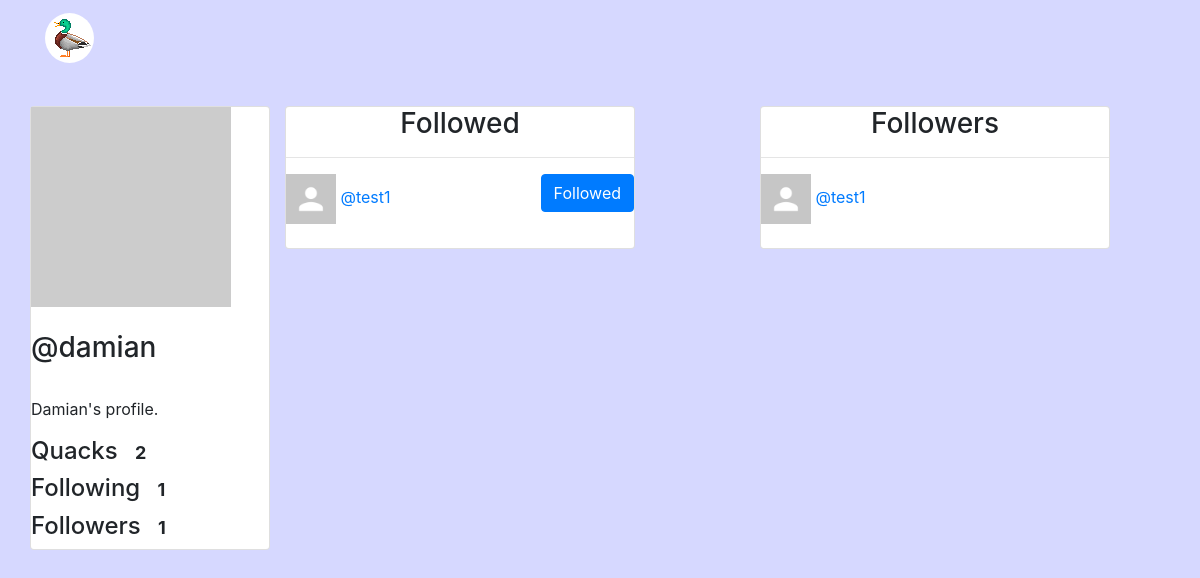
The page /follows/ (signed in) on the database its author committed.
### application/models.py (models this page shows)
class Profile(models.Model):
	user = models.OneToOneField(User, on_delete=models.CASCADE)
	image_link = models.CharField(max_length=100, blank=True, null=True, verbose_name="image_link")
	description = models.CharField(max_length=1000, blank=True, null=True, verbose_name="description")

class Follow(models.Model):
    follower = models.ForeignKey(User, on_delete=models.CASCADE, related_name='follower')
    followed = models.ForeignKey(User, on_delete=models.CASCADE, related_name='followed')

### application/views/profiles.py (the view)
# urls.py: path('follows/', views.follows, name='follows'),
@login_required(login_url='/login/')
def follows(request):
	if request.method == "POST":
		follow_to_delete = Follow.objects.get(pk=request.POST['id'])
		follow_to_delete.delete()
	context = get_user_context(request.user)
	followed_list = Follow.objects.filter(follower=request.user)
	follower_list = Follow.objects.filter(followed=request.user)
	followed_imgs = []
	follower_imgs = []
	for item in followed_list:
		followed_imgs.append({
			'profile': item,
			'link': Profile.objects.get(user=item.followed).image_link
		})
	for item in follower_list:
		follower_imgs.append({
			'profile': item,
			'link': Profile.objects.get(user=item.follower).image_link
		})
		print(Profile.objects.get(user=item.follower).image_link)
	context.update({
		'followed_imgs': followed_imgs,
		'follower_imgs': follower_imgs,
		'myprofile': Profile.objects.get(user=request.user)
	})
	return render(request, 'profiles/follows.html', context)

### application/views/profiles.py (called while the page is built)
def get_user_context(user):
	quacks = sorted(Quack.objects.filter(quacker=user), key=lambda quack: quack.created_at, reverse=True)
	return {
		'profile': user,
		'quacks': len(quacks),
		'following': len(Follow.objects.filter(follower=user)),
		'followers': len(Follow.objects.filter(followed=user)),
		'quack_list': quacks,
	}

### application/templates/profiles/follows.html (shortened to what this page needs)
{% extends 'base_template.html' %}
{% block navbar %}
	{% include 'navbar.html' %}
{% endblock %}
{% block body %}
<div class="container">
	{% if profile is None %}
		<div class="offset-3 col-6 radius-card" style="margin-top: 100px;">
			<br>
			<h1 style="font-size: 60px;">Profile not found</h1>
			<br><br>
			<div class="offset-2 col-8">
				<input id="search-username" type="text" class="form-control" placeholder="Enter username">
				<button onclick="search('#search-username')" class="btn btn-primary btn-block">Search</button>
			</div>
		</div>
	{% else %}
		<div class="row profile-area">
			<div style="width: 240px;">
				<div class="card">
					<div class="card-block">
						<img src="{% if myprofile.image_link %}{{ myprofile.image_link }}{% else %}/static/no_avatar.jpg{% endif %}" width="200" height="200">
						<br><br>
						<h3>@{{ profile.username }}</h3><br>
						{% if myprofile.description %}
							<p id="user-desc">{{ myprofile.description }}</p>
						{% endif %}
						<h4>Quacks <span class="badge badge-pill badge-default">{{ quacks }}</span></h4>
						<h4>Following <span class="badge badge-pill badge-default">{{ following }}</span></h4>
						<h4>Followers <span class="badge badge-pill badge-default">{{ followers }}</span></h4>
					</div>
				</div>
			</div>
			<div class=" col-4">
				<div class="card">
					<div class="card-block">
						<div class="card-title"><h3 align="center">Followed</h3></div><hr>
						{% if followed_imgs %}
							{% for item in followed_imgs %}
								<div>
									<a href="/profile/{{ item.profile.followed.username }}">
										<img src="{% if item.link %}{{ item.link }}{% else %}/static/no_avatar.jpg{% endif %}" width="50" height="50">
									</a>
									<a href="/profile/{{ item.profile.followed.username }}">@{{ item.profile.followed.username }}</a>
									<form action="{% url 'follows' %}" method="post" class="float-right">{% csrf_token %}
										<button id="f{{ item.profile.pk }}" class="btn btn-primary" onmouseover="hover('f{{ item.profile.pk }}')" onmouseleave="lost_hover('f{{ item.profile.pk }}')">Followed</button>
									</form>
								</div><br>
							{% endfor %}
						{% else %}
							<h5 align="center">No followers</h5>
						{% endif %}
					</div>
				</div>
			</div>
			<div class="offset-1 col-4">
				<div class="card">
					<div class="card-block">
						<div class="card-title"><h3 align="center">Followers</h3></div><hr>
						{% if follower_imgs %}
							{% for item in follower_imgs %}
								<div>
									<a href="/profile/{{ item.profile.follower.username }}">
										<img src="{% if item.link %}{{ item.link }}{% else %}/static/no_avatar.jpg{% endif %}" width="50" height="50">
									</a>
									<a href="/profile/{{ item.profile.follower.username }}">@{{ item.profile.follower.username }}</a>
								</div><br>
							{% endfor %}
						{% else %}
							<h5 align="center">No followers</h5>
						{% endif %}
					</div>
				</div>
			</div>
		</div>
	{% endif %}
</div>
{% endblock %}

### application/static/stylesheet.css (style rules this page uses)
body { background-color: #d6d8ff; }
.profile-area { margin-top: 30px; }

### rows shown on the page
Profile: description "Damian's profile."
Follow: profile.followed.username "test1"
Follow: profile.follower.username "test1"

### other values the page prints
{{ profile.username }} "damian"
{{ quacks }} "2"
{{ following }} "1"
{{ followers }} "1"
